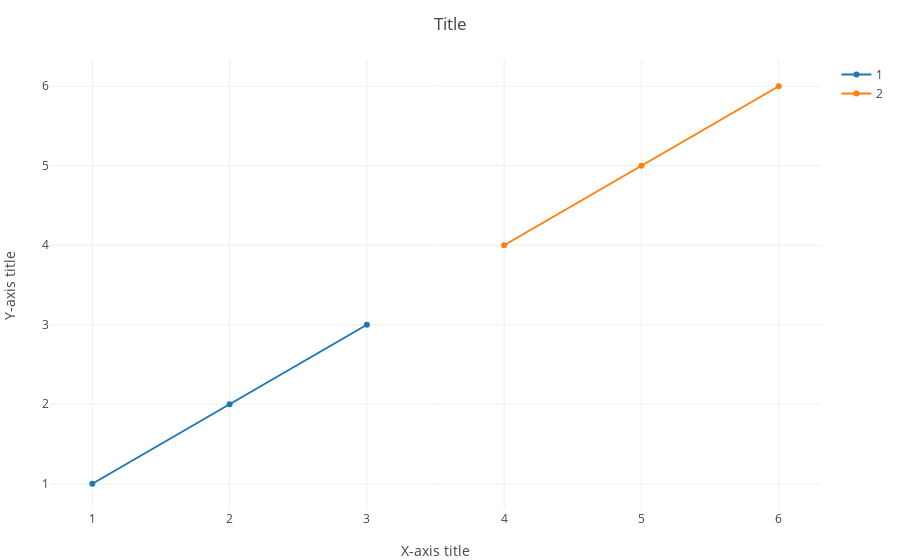

The notebook cell this image was saved under:
### Code cell
x_1 = [1, 2, 3]

y_1 = [1, 2, 3]

x_2 = [4, 5, 6]

y_2 = [4, 5, 6]

x_ = (x_1, x_2)

y_ = (y_1, y_2)

plot_x_y(
    x_,
    y_;
    title = "Title",
    xaxis_title = "X-axis title",
    yaxis_title = "Y-axis title",
)

### Figure 1 — Plotly figure (JSON) as saved in the notebook; plotly's stock layout.template omitted (floating-point values rounded to 4 significant figures)
{"data": [{"name": "1", "type": "scatter", "x": [1, 2, 3], "y": [1, 2, 3]}, {"name": "2", "type": "scatter", "x": [4, 5, 6], "y": [4, 5, 6]}], "layout": {"autosize": false, "margin": {"b": 50, "l": 50, "r": 50, "t": 60}, "templateaa": "plotly_white", "title": "Title", "xaxis": {"title": "X-axis title"}, "yaxis": {"title": "Y-axis title"}}}
